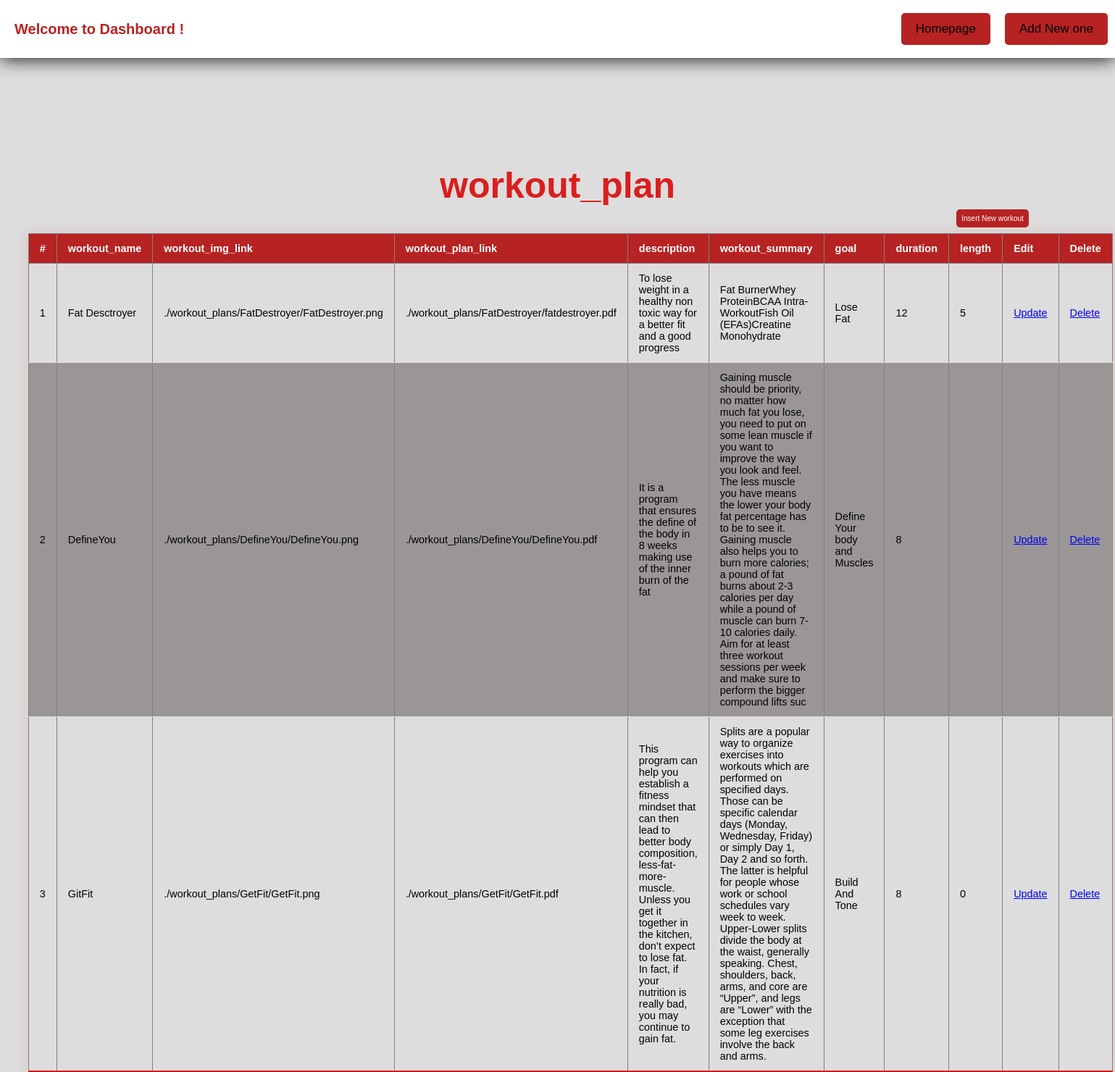
The app's page /admin/record_table.php?table=workout with its own data.
### tables this page shows
CREATE TABLE `workout_plan` (
  `workout_id` int(11) NOT NULL,
  `workout_planer_id` int(11) DEFAULT NULL,
  `workout_name` varchar(60) DEFAULT NULL,
  `workout_img_link` varchar(300) DEFAULT NULL,
  `workout_plan_link` varchar(300) DEFAULT NULL,
  `description` varchar(500) DEFAULT NULL,
  `workout_summary` varchar(500) DEFAULT NULL,
  `goal` varchar(500) DEFAULT NULL,
  `duration` int(11) DEFAULT NULL,
  `length` int(11) DEFAULT NULL
);

### admin/record_table.php (the view, shortened to what this page needs)
<?php
require_once('../db.php');
$table = $_GET['table'];
$table_map = array(
    "gym" => array("gym_name", "gym_address", "city", "gym_number", "gym_img_link", "gym_link"),
    "diet" => array("diet_link", "diet_name", "diet_link_img", "carbs", "calories", "proteins"),
    "workout" => array("workout_name", "workout_img_link", "workout_plan_link", "description", "workout_summary", "goal", "duration", "length"),
    "product" => array("price", "product_name", "product_category", "png_link")
);
if (isset($table_map[$table])) {
    if ($table == 'workout') {
        $tableName = 'workout_plan';
    } else {
        $tableName = $table;
    }
    $fieldNames = $table_map[$table];
} else {
    die("Invalid table name");
}
try {
    $query = "SELECT * FROM $tableName ORDER BY " . $table . "_id DESC";
    $stmt = $conn->prepare($query);
    $stmt->execute();
    $result = $stmt->get_result();
} catch (Exception $e) {
    echo "Error: " . $e->getMessage();
}
?>
<!DOCTYPE html>
<html lang="eng">
<head>
    <link rel="stylesheet" href="dashboard.css">
</head>
<body>
    <header>
        <h2 class="welcome">Welcome to Dashboard !</h2>
        <nav>
            <ul>
                <li><a href="../index.html">Homepage</a></li>
                <li><a href="insert.php?table=<?php echo $table ?>">Add New one</a></li>
            </ul>
        </nav>
    </header>
    <div class='record'>
        <h2><?php echo $tableName ?></h2>
        <a href='insert.php?table=<?php echo $table ?>'><button class='btn'>Insert New <?php echo $table ?></button></a>
        <table class="styled-table" width="100%" border="1" style="border-collapse:collapse;">
            <thead>
                <tr>
                    <th>#</th>
                    <?php foreach ($fieldNames as $fieldName) { ?>
                        <th><?php echo $fieldName ?></th>
                    <?php } ?>
                    <th>Edit</th>
                    <th>Delete</th>
                </tr>
            </thead>
            <tbody>
                <?php $count = 1;
                while ($row = $result->fetch_assoc()) { ?>
                    <tr>
                        <td><?php echo $count ?></td>
                        <?php foreach ($fieldNames as $fieldName) { ?>
                            <td><?php echo $row[$fieldName] ?></td>
                        <?php } ?>
                        <td><a href='insert.php?table=<?php echo $table ?>&id=<?php echo $row[$tableName . "_id"] ?? $row['workout_id'] ?>'>Update</a></td>
                        <td><a href='insert.php?table=<?php echo $table ?>&id=<?php echo $row[$tableName . "_id"] ?? $row['workout_id'] ?>&action=delete'>Delete</a></td>
                    </tr>
                <?php $count++;
                } ?>
            </tbody>
        </table>
    </div>
</body>
</html>

### admin/dashboard.css (style rules this page uses)
body { height: 125vh; background-color: #dddddd; background-size: cover; font-family: sans-serif; margin-top: 80px; padding: 2%; }
header { position: absolute; z-index: +9999; }
.record h2 { position: relative; top: 75px; font-family: 'nasalization' ,sans-serif; font-weight: bold; font-size: 50px; }
.btn { position: relative; left: 87%; top: 27PX; background-color: #b72222; color: white; border: none; border-radius: 5px; padding: 7px 7px; font-size: 10px; cursor: pointer; margin: 10px; text-decoration: none; }
.welcome { position: relative; font-family: 'nasalization' ,sans-serif; left: 20px; font-size: 20px; font-weight: bold; color: #b72222; }
header { background-color: white; position: fixed; top: 0; left: 0; right: 0; height: 80px; display: flex; align-items: center; justify-content: space-between; box-shadow: 0 0 25px 0 black; font-family: 'nasalization' , sans-serif; }
header * { display: inline; }
header li { margin: 20px; }
header li a { color: black; text-decoration: none; }
nav { display: flex; align-items: center; }
nav ul { list-style-type: none; margin: 0; padding: 0; display: flex; }
nav li { margin: 0 20px; background-color: #b72222; color: white; border: none; border-radius: 5px; padding: 12px 20px; font-size: 17px; cursor: pointer; margin: 10px; }
h2 { color: rgb(218, 30, 30); text-align: center; }
.styled-table { border-collapse: collapse; margin: 25px 0; font-size: 0.9em; font-family: sans-serif; min-width: 400px; box-shadow: 0 0 20px rgba(219, 49, 49, 0.15); }
.styled-table thead tr { background-color: #b72222; color: #ffffff; text-align: left; }
.styled-table th, .styled-table td { padding: 12px 15px; }
.styled-table tbody tr { border-bottom: 1px solid #dddddd; }
.styled-table tbody tr:nth-of-type(even) { background-color: #9a9696; }
.styled-table tbody tr:last-of-type { border-bottom: 2px solid #d51c1c; }

### records on screen
workout_plan: workout_name "Fat Desctroyer", workout_img_link "./workout_plans/FatDestroyer/FatDestroyer.png", workout_plan_link "./workout_plans/FatDestroyer/fatdestroyer.pdf", description "To lose weight in a healthy non toxic way for a better fit and a good progress", workout_summary "Fat BurnerWhey ProteinBCAA Intra-WorkoutFish Oil (EFAs)Creatine Monohydrate", goal "Lose Fat", duration "12", length "5"
workout_plan: workout_name "DefineYou", workout_img_link "./workout_plans/DefineYou/DefineYou.png", workout_plan_link "./workout_plans/DefineYou/DefineYou.pdf", description "It is a program that ensures the define of the body in 8 weeks making use of the inner burn of the fat", workout_summary "Gaining muscle should be priority, no matter how much fat you lose, you need to put on some lean muscle if you want to improve the way you look and feel. The less muscle you have means the lower your body fat percentage has to be to see it. Gaining muscle also helps you to burn more calories; a pound of fat burns about 2-3 calories per day while a pound of muscle can burn 7- 10 calories daily. Aim for at least three workout sessions per week and make sure to perform the bigger compound lifts suc", goal "Define Your body and Muscles", duration "8"
workout_plan: workout_name "GitFit", workout_img_link "./workout_plans/GetFit/GetFit.png", workout_plan_link "./workout_plans/GetFit/GetFit.pdf", description "This program can help you establish a fitness mindset that can then lead to better body composition, less-fat-more-muscle. Unless you get it together in the kitchen, don’t expect to lose fat. In fact, if your nutrition is really bad, you may continue to gain fat.", workout_summary "Splits are a popular way to organize exercises into workouts which are performed on specified days. Those can be specific calendar days (Monday, Wednesday, Friday) or simply Day 1, Day 2 and so forth. The latter is helpful for people whose work or school schedules vary week to week. Upper-Lower splits divide the body at the waist, generally speaking. Chest, shoulders, back, arms, and core are “Upper”, and legs are “Lower” with the exception that some leg exercises involve the back and arms.", goal "Build And Tone", duration "8", length "0"

### other values on screen
$tableName "workout_plan"
$table "workout"
$fieldName "workout_name"
$fieldName "workout_img_link"
$fieldName "workout_plan_link"
$fieldName "description"
$fieldName "workout_summary"
$fieldName "goal"
$fieldName "duration"
$fieldName "length"
